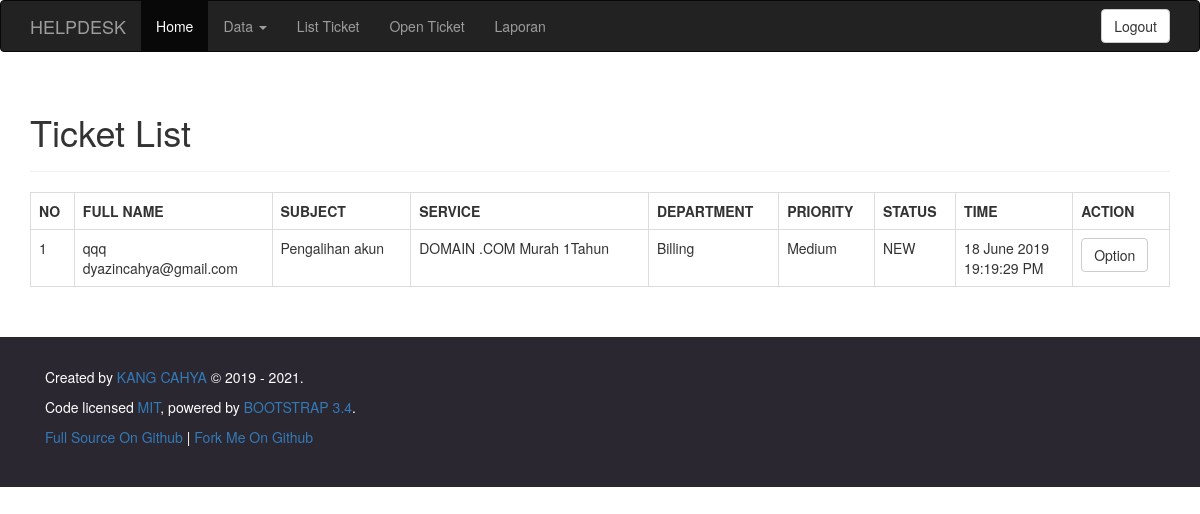
Page /ticket-list.php (signed in) on the earlier database version.
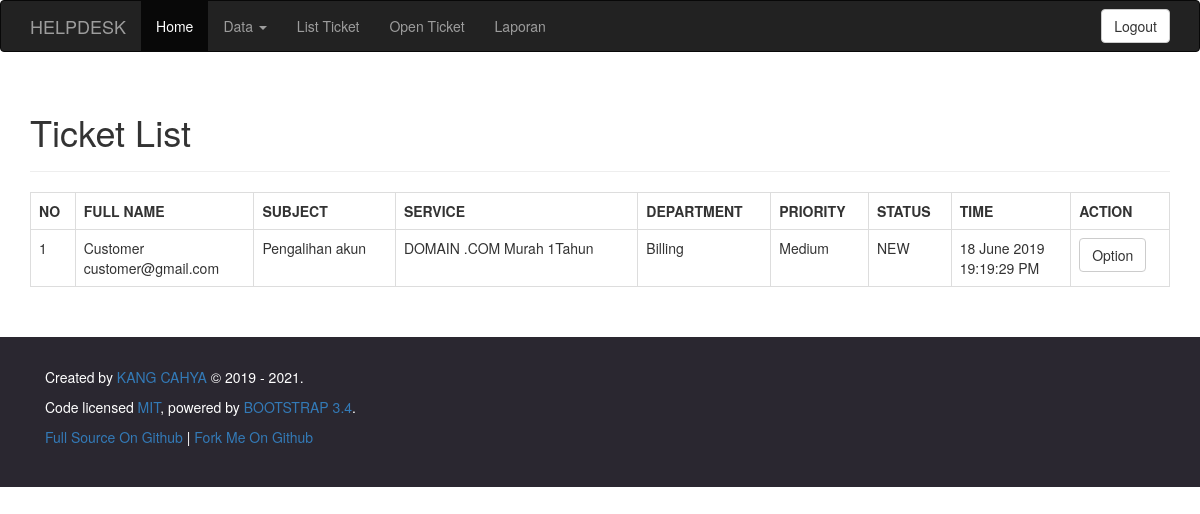
Same page on the later database version.
### tables this page shows
CREATE TABLE `tbl_ticket` (
  `tt_id` int(11) NOT NULL,
  `tt_user` int(11) NOT NULL,
  `tt_subject` varchar(225) DEFAULT NULL,
  `tt_department` int(11) NOT NULL,
  `tt_service` int(11) NOT NULL,
  `tt_priority` int(11) NOT NULL,
  `tt_message` longtext,
  `tt_status` enum('NEW','PROCCESS','PENDDING','CANCEL','DONE','DELETE') NOT NULL DEFAULT 'NEW',
  `tt_created` datetime NOT NULL DEFAULT CURRENT_TIMESTAMP
);

CREATE TABLE `tbl_user` (
  `tu_id` int(11) NOT NULL,
  `tu_role` enum('admin','customer') NOT NULL,
  `tu_user` varchar(100) NOT NULL,
  `tu_pass` varchar(100) NOT NULL,
  `tu_full_name` varchar(200) NOT NULL,
  `tu_email` varchar(150) NOT NULL
);

CREATE TABLE `tbl_service` (
  `ts_id` int(11) NOT NULL,
  `ts_name` varchar(225) NOT NULL,
  `ts_description` text NOT NULL
);

CREATE TABLE `tbl_department` (
  `td_id` int(11) NOT NULL,
  `td_name` varchar(75) NOT NULL,
  `td_description` text NOT NULL
);

CREATE TABLE `tbl_priority` (
  `tp_id` int(11) NOT NULL,
  `tp_name` varchar(50) NOT NULL
);

### func.php (called while the page is built, shortened)
<?php include 'config.php';
    function db($params = array())
    {
        if (isset($params['hostname'])) {
            $hostname = $params['hostname'];
        } else {
            $hostname = CONF_HOSTNAME;
        }
        if (isset($params['username'])) {
            $username = $params['username'];
        } else {
            $username = CONF_USERNAME;
        }
        if (isset($params['password'])) {
            $password = $params['password'];
        } else {
            $password = CONF_PASSWORD;
        }
        if (isset($params['database'])) {
            $database = $params['database'];
        } else {
            $database = CONF_DATABASE;
        }
        $conn = new mysqli($hostname, $username, $password, $database);
        return $conn;
    }
    function Q_array($sql = null)
    {
        $db = db();
        if ($sql === null) {
            return null;
        } else {
            if ($result = $db->query($sql))
            {
                return $result->fetch_all(MYSQLI_ASSOC);
            }
        }
    }
    function site_url($slash=false)
    {
        $dir_project = CONF_DIR_PROJECT;
        $http_host = $_SERVER['HTTP_HOST'];
        $https_check = (!empty($_SERVER['HTTPS']) ? 'https' : 'http');
        if($slash){
            $siteurl =  $https_check . '://' . $http_host . '/' .$dir_project.'/';
        } else {
            $siteurl =  $https_check . '://' . $http_host . '/' .$dir_project;
        }
        return $siteurl;
    }
    function session_me(){
        if(isset($_SESSION['login'])){
            if($_SESSION['login']){
                return true;
            }
        }
        return false;
    }

### ticket-list.php (the view, shortened to what this page needs)
<?php include('header.php');?>
<div class="container">
    <div class="page-header"><h1>Ticket List</h1></div>
    <div class="row">
        <div class="col-md-12">
            <table class="table table-bordered">
                <tr style="font-weight:bold;">
                    <td>NO</td>
                    <td>FULL NAME</td>
                    <td>SUBJECT</td>
                    <td>SERVICE</td>
                    <td>DEPARTMENT</td>
                    <td>PRIORITY</td>
                    <td>STATUS</td>
                    <td>TIME</td>
                    <td>ACTION</td>
                </tr>
                <?php
                    $sql = "
                        SELECT * FROM tbl_ticket a
                        LEFT JOIN tbl_user b ON b.tu_id=a.tt_user
                        LEFT JOIN tbl_department c ON c.td_id=a.tt_department
                        LEFT JOIN tbl_service d ON d.ts_id=a.tt_service
                        LEFT JOIN tbl_priority e ON e.tp_id=a.tt_priority
                        WHERE tt_status!='DELETE'
                        ORDER BY tt_id DESC
                    ";
                    $data = Q_array($sql);
                    foreach ($data as $key => $val) {
                        echo "
                            <tr>
                                <td>".($key+1)."</td>
                                <td>".$val['tu_full_name']." <br> ".$val['tu_email']."</td>
                                <td>".$val['tt_subject']."</td>
                                <td>".$val['ts_name']."</td>
                                <td>".$val['td_name']."</td>
                                <td>".$val['tp_name']."</td>
                                <td>".$val['tt_status']."</td>
                                <td>".date("d F Y", strtotime($val['tt_created']))."<br>".date("H:i:s A", strtotime($val['tt_created']))."</td>
                                <td>
                                    <a class='btn btn-default' data-toggle='modal' data-target='#ed-".$key."'>Option</a>
                                </td>
                            </tr>
                        ";
                ?>
                <?php } ?>
            </table>
        </div>
    </div>
</div>
<?php include('footer.php');?>

### header.php (shortened to what this page needs)
<?php
    require_once("func.php");
?>
<!doctype html>
<html lang="en">
<head>
    <link rel="stylesheet" href="css/bootstrap.min.css">
</head>
<body>
    <nav class="navbar navbar-inverse">
        <div class="container">
            <div class="navbar-header">
                <a class="navbar-brand" href="<?=site_url();?>">HELPDESK</a>
            </div>
            <div class="collapse navbar-collapse" id="bs-example-navbar-collapse-1">
                <ul class="nav navbar-nav">
                    <li class="active"><a href="<?=site_url();?>">Home <span class="sr-only">(current)</span></a></li>
                    <?php if(session_me()){ ?>
                        <li class="dropdown">
                            <a href="#" class="dropdown-toggle" data-toggle="dropdown" role="button" aria-haspopup="true" aria-expanded="false">Data <span class="caret"></span></a>
                        </li>
                        <li><a href="<?=site_url();?>/ticket-list.php">List Ticket</a></li>
                        <li><a href="<?=site_url();?>/open-ticket.php">Open Ticket</a></li>
                        <li><a href="<?=site_url();?>/laporan.php">Laporan</a></li>
                    <?php } ?>
                </ul>
                <?php
                    if(!session_me()){
                        echo '<button type="button" class="btn btn-default navbar-btn navbar-right" data-toggle="modal" data-target="#myModal">Login</button>';
                    } else {
                        echo '<a href="'.site_url().'/logout.php" class="btn btn-default navbar-btn navbar-right">Logout</a>';
                    }
                ?>
            </div>
        </div>
    </nav>

### footer.php (shortened to what this page needs)
<footer class="print-hide" style="background-color:#2A2730;padding:30px;margin-top:30px;color:#FFFFFF;">
    <div class="container">
        <p>Created by <a href="<?=CONF_AUTHOR_URL;?>" target="_blank"><?=CONF_AUTHOR;?></a> &copy; 2019<?=(date("Y") > 2019) ? ' - '.date("Y").'.' : '.' ?></p>
        <p>Code licensed <a href="<?=CONF_LICENSE_URL;?>" rel="license noopener" target="_blank"><?=CONF_LICENSE;?></a>, powered by <a href="<?=CONF_POWERED_URL;?>" target="_blank"><?=CONF_POWERED;?></a>.</p>
        <p><a href="<?=CONF_GITHUB_URL;?>" target="_blank"><?=CONF_GITHUB;?></a> | <a href="<?=CONF_GITHUB_FORK_URL;?>" target="_blank"><?=CONF_GITHUB_FORK;?></a></p>
    </div>
</footer>
</body>
</html>

### header.php (style rules this page uses)
.print-hide { display: none; }

Differences in the rows shown:
changed through a linked row, tbl_ticket "Pengalihan akun": tt_user.tu_full_name "qqq" → "Customer"; tt_user.tu_email "dyazincahya@gmail.com" → "customer@gmail.com"
